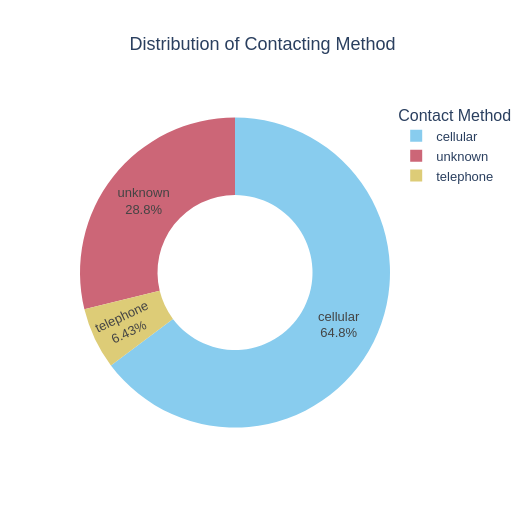

Notebook code for this chart:
### Markdown cell above
<div style="
  width: 97%;
  margin: 18px 0;
  padding: 14px 18px;
  border-radius: 12px;
  text-align: left;
  background: rgba(140, 140, 140, 0.10);
  border: 1px solid rgba(140, 140, 140, 0.18);
  box-shadow: 0 6px 18px rgba(0,0,0,0.12);
  backdrop-filter: blur(10px);
  position: relative;
  overflow: hidden;
">
  <div style="
    position: absolute;
    left: 0; 
    top: 0; 
    bottom: 0;
    width: 6px;
    background: linear-gradient(180deg, #5e0ab9 0%, #6a11cb 55%, #3f84fd 100%);
  "></div>
  <h3 style="
    margin: 0;
    padding-left: 12px;
    font-family: 'Segoe UI', sans-serif;
    font-weight: 800;
    letter-spacing: 1px;
    font-size: 1.25em;
    color: inherit;
  ">
    2. Q8 What is the distribution of contact method (cellular vs telephone)?
  </h3>
</div>

### Code cell
our_plots.plot_pie(df["contact"], title="Distribution of Contacting Method", x_label="Contact Method", y_label="Count", hole=0.5)

### Figure 1 — Plotly figure (JSON) as saved in the notebook; plotly's stock layout.template omitted (floating-point values rounded to 4 significant figures)
{"data": [{"domain": {"x": [0, 1], "y": [0, 1]}, "hole": 0.5, "hovertemplate": "Contact Method=%{label}<br>Count=%{value}<extra></extra>", "labels": ["cellular", "unknown", "telephone"], "legendgroup": "", "name": "", "showlegend": true, "textfont": {"family": "Arial", "size": 13}, "textinfo": "percent+label", "type": "pie", "values": [29285, 13020, 2906]}], "layout": {"font": {"family": "Arial", "size": 13}, "height": 525, "legend": {"title": {"text": "Contact Method"}, "tracegroupgap": 0}, "piecolorway": ["rgb(136, 204, 238)", "rgb(204, 102, 119)", "rgb(221, 204, 119)", "rgb(17, 119, 51)", "rgb(51, 34, 136)", "rgb(170, 68, 153)", "rgb(68, 170, 153)", "rgb(153, 153, 51)", "rgb(136, 34, 85)", "rgb(102, 17, 0)", "rgb(136, 136, 136)"], "title": {"text": "Distribution of Contacting Method", "x": 0.5}, "width": 525}}
